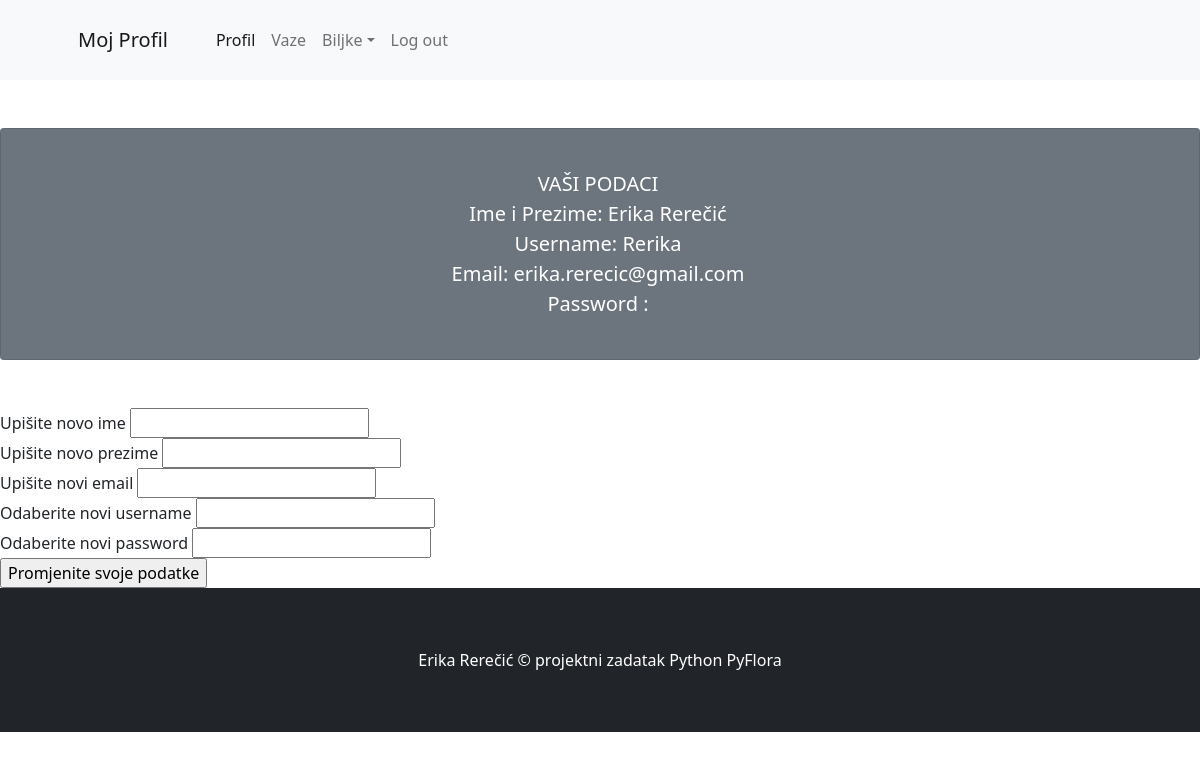
The page /profil (signed in) on the database as committed earlier.
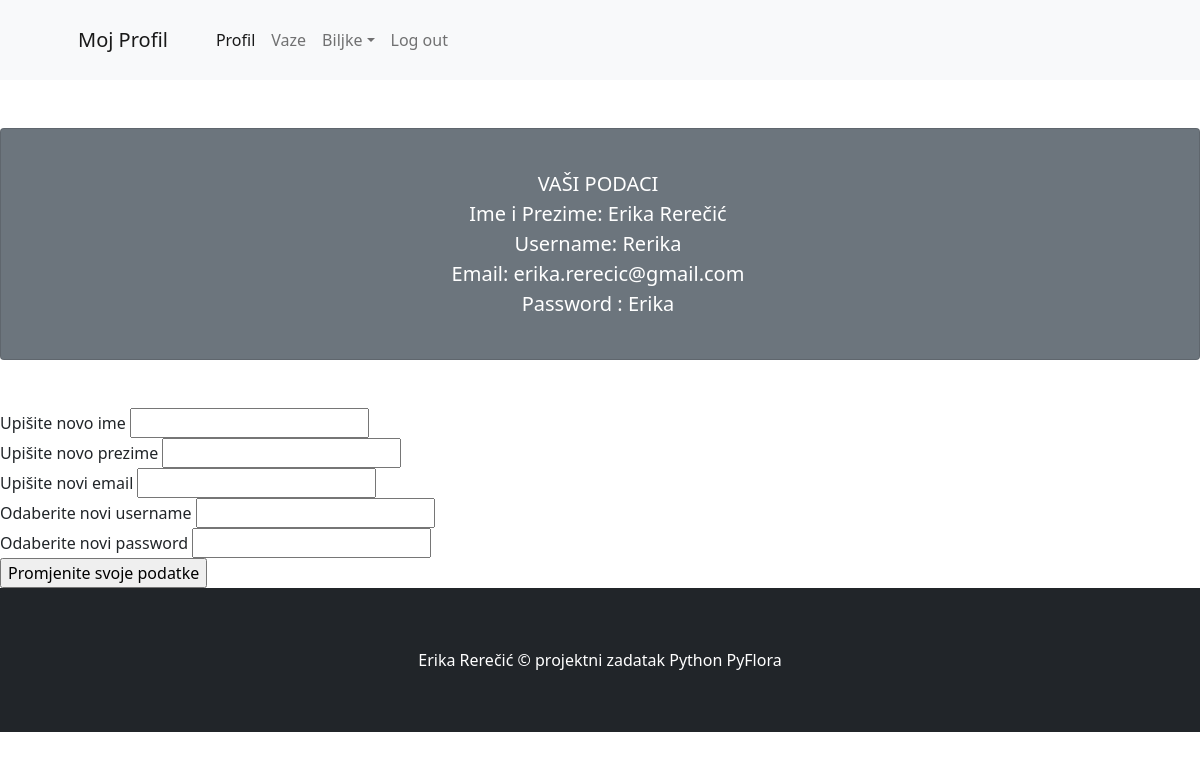
The same page on the database as committed later.
### app.py (models this page shows)
class User (db.Model, UserMixin):
    __tablename__ = 'User'
    id = db.Column(db.Integer(), primary_key = True )
    ime = db.Column(db.String(50), nullable = False)
    prezime = db.Column (db.String())
    email = db.Column (db.String(50), unique = True , nullable = False)
    username = db.Column(db.String(50), unique = True , nullable = False)
    password = db.Column (db.Integer(), nullable = False)

### app.py (the view, shortened to what this page needs)
@app.route('/profil', methods = ['GET' , 'POST'])
@login_required
def profil():
    user=User.query.get(1)
    form = Profil ()
    return render_template('Profil.html', form = form , user = user)

### app.py
class Profil (FlaskForm):
    ime= StringField('Upišite novo ime')
    prezime = StringField('Upišite novo prezime')
    email = StringField('Upišite novi email')
    username = StringField('Odaberite novi username')
    password = PasswordField('Odaberite novi password')
    submit = SubmitField('Promjenite svoje podatke')

### app.py (called while the page is built)
@login_manager.user_loader
def load_user(user_id):
    return User.query.get(user_id)

### template/Profil.html (shortened to what this page needs)
{% extends 'layout.html'%}
{%block title%} Moj Profil {%endblock%}
{%block content%}
<div class="card text-white bg-secondary my-5 py-4 text-center">
    <div class="card-body">
        <p class="lead text-white m-0">
            <strong>
                VAŠI PODACI
            </strong><br>
            Ime i Prezime: {{user.ime}} {{user.prezime}} <br>
            Username: {{ user.username }}<br>
            Email: {{ user.email}}<br>
            Password : {{user.password}} <br>
        </p>
    </div>
</div>
<form method="POST">
    {{form.ime.label}}
    {{form.ime}} <br>
    {{form.prezime.label}}
    {{form.prezime}} <br>
    {{form.email.label}}
    {{form.email}} <br>
    {{form.username.label}}
    {{form.username}}<br>
    {{form.password.label}}
    {{form.password}}<br>
    {{form.submit()}}
</form>
{%endblock%}

Rows that differ between the two databases and show on the page:
changed User "Erika": password (not shown) → "Erika"
